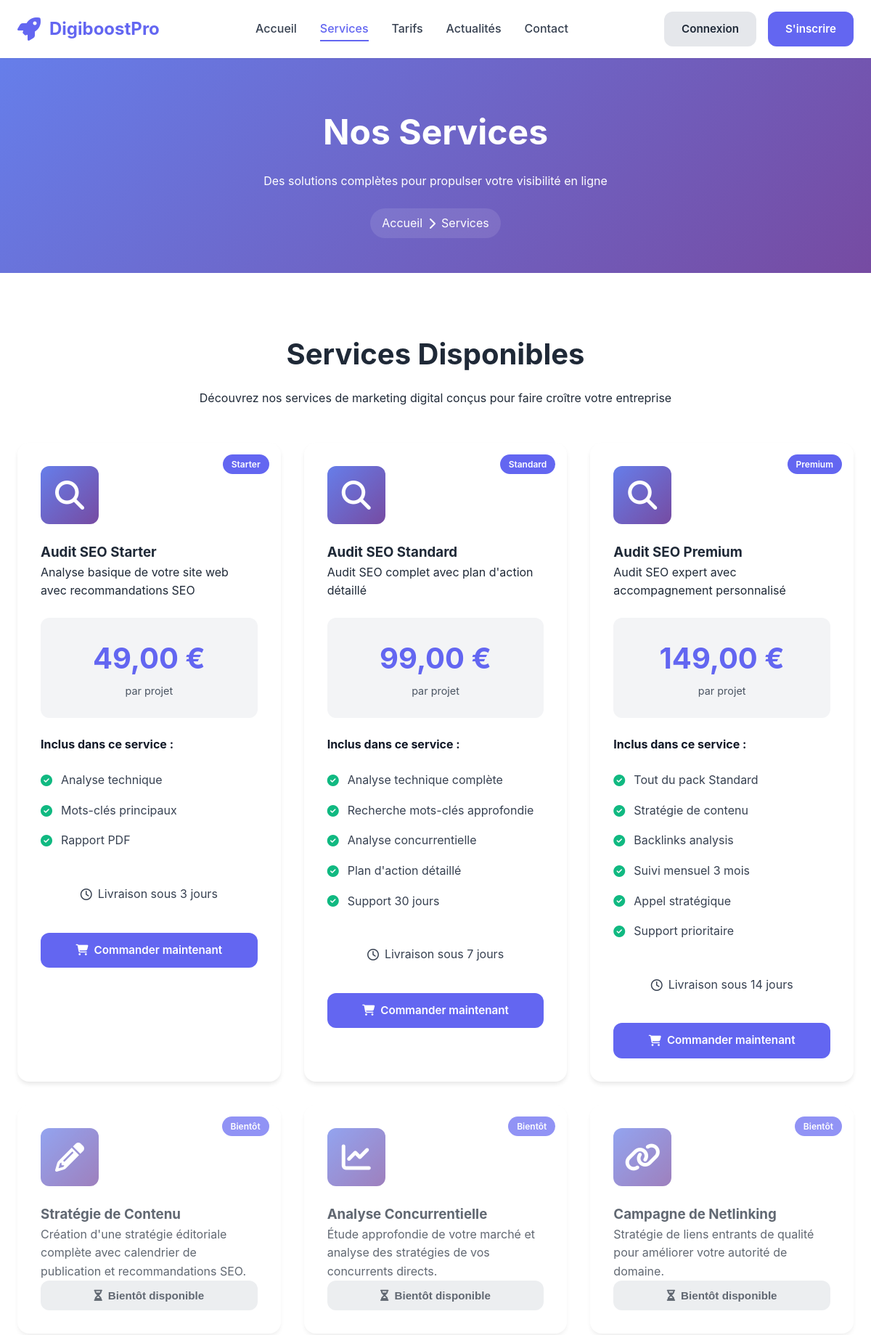
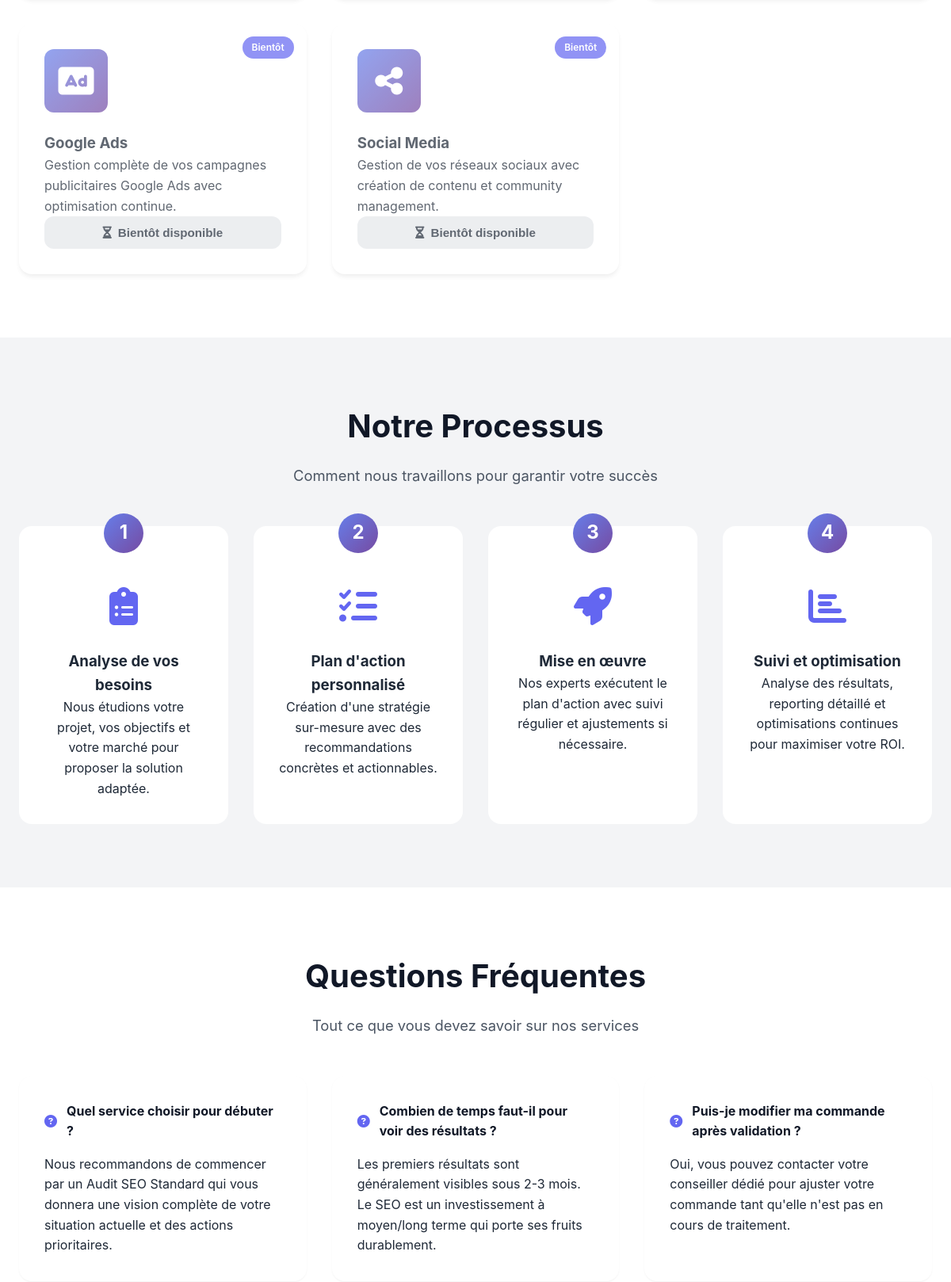
The page /Digiboostpro/public/services.php (upper part) on the database its author committed (2 pictures, top to bottom).
### tables this page shows
CREATE TABLE IF NOT EXISTS `packs` (
  `id` int NOT NULL AUTO_INCREMENT,
  `nom` varchar(100) NOT NULL,
  `description` text,
  `prix` decimal(10,2) NOT NULL,
  `type` enum('Starter','Standard','Premium','Personnalisé') NOT NULL,
  `features` text,
  `delai_livraison` int DEFAULT '7',
  `actif` tinyint(1) DEFAULT '1',
  `created_at` timestamp NULL DEFAULT CURRENT_TIMESTAMP,
  PRIMARY KEY (`id`)
);

### Digiboostpro/config/config.php (called while the page is built, shortened)
<?php
function escape($data) {
    return htmlspecialchars($data, ENT_QUOTES, 'UTF-8');
}
function is_logged_in() {
    return isset($_SESSION['user_id']) && isset($_SESSION['role']);
}
function format_price($price) {
    return number_format($price, 2, ',', ' ') . ' €';
}
?>

### Digiboostpro/public/services.php (the view, shortened to what this page needs)
<?php
require_once '../config/config.php';
$stmt = $pdo->query("
    SELECT * FROM packs
    WHERE actif = TRUE
    ORDER BY prix ASC
");
$packs = $stmt->fetchAll();
?>
<!DOCTYPE html>
<html lang="fr">
<head>
    <link rel="stylesheet" href="../assets/css/style.css">
    <link rel="stylesheet" href="https://cdnjs.cloudflare.com/ajax/libs/font-awesome/6.4.0/css/all.min.css">
</head>
<body>
    <header class="header">
        <nav class="navbar">
            <div class="container">
                <div class="nav-brand">
                    <i class="fas fa-rocket"></i>
                    <span><?php echo SITE_NAME; ?></span>
                </div>
                <ul class="nav-menu">
                    <li><a href="index.php">Accueil</a></li>
                    <li><a href="services.php" class="active">Services</a></li>
                    <li><a href="tarifs.php">Tarifs</a></li>
                    <li><a href="actualites.php">Actualités</a></li>
                    <li><a href="contact.php">Contact</a></li>
                </ul>
                <div class="nav-actions">
                    <?php if (is_logged_in()): ?>
                        <a href="/<?php echo $_SESSION['role']; ?>/dashboard.php" class="btn btn-primary">
                            <i class="fas fa-tachometer-alt"></i> Tableau de bord
                        </a>
                    <?php else: ?>
                        <a href="login.php" class="btn btn-secondary">Connexion</a>
                        <a href="register.php" class="btn btn-primary">S'inscrire</a>
                    <?php endif; ?>
                </div>
            </div>
        </nav>
    </header>
    <section class="page-hero">
        <div class="container">
            <div class="page-hero-content">
                <h1>Nos Services</h1>
                <p>Des solutions complètes pour propulser votre visibilité en ligne</p>
                <div class="breadcrumb">
                    <a href="index.php">Accueil</a>
                    <i class="fas fa-chevron-right"></i>
                    <span>Services</span>
                </div>
            </div>
        </div>
    </section>
    <section class="services-section">
        <div class="container">
            <div class="services-intro">
                <h2>Services Disponibles</h2>
                <p>Découvrez nos services de marketing digital conçus pour faire croître votre entreprise</p>
            </div>
            <div class="services-grid">
                <?php foreach ($packs as $pack): ?>
                    <div class="service-detail-card">
                        <div class="service-badge"><?php echo escape($pack['type']); ?></div>
                        <div class="service-icon-large">
                            <i class="fas fa-search"></i>
                        </div>
                        <h3><?php echo escape($pack['nom']); ?></h3>
                        <p class="service-description"><?php echo escape($pack['description']); ?></p>
                        <div class="service-price">
                            <span class="price-amount"><?php echo format_price($pack['prix']); ?></span>
                            <span class="price-label">par projet</span>
                        </div>
                        <div class="service-features-list">
                            <h4>Inclus dans ce service :</h4>
                            <?php
                            $features = explode("\n", $pack['features']);
                            foreach ($features as $feature):
                                if (trim($feature)):
                            ?>
                                <div class="feature-item">
                                    <i class="fas fa-check-circle"></i>
                                    <span><?php echo escape($feature); ?></span>
                                </div>
                            <?php
                                endif;
                            endforeach;
                            ?>
                        </div>
                        <div class="service-delivery">
                            <i class="far fa-clock"></i>
                            Livraison sous <?php echo $pack['delai_livraison']; ?> jours
                        </div>
                        <a href="<?php echo is_logged_in() ? '../client/nouvelle-commande.php?pack=' . $pack['id'] : 'register.php'; ?>" class="btn btn-primary btn-block">
                            <i class="fas fa-shopping-cart"></i>
                            Commander maintenant
                        </a>
                    </div>
                <?php endforeach; ?>
                <div class="service-detail-card coming-soon">
                    <div class="service-badge badge-soon">Bientôt</div>
                    <div class="service-icon-large">
                        <i class="fas fa-pencil-alt"></i>
                    </div>
                    <h3>Stratégie de Contenu</h3>
                    <p class="service-description">Création d'une stratégie éditoriale complète avec calendrier de publication et recommandations SEO.</p>
                    <button class="btn btn-secondary btn-block" disabled>
                        <i class="fas fa-hourglass-half"></i>
                        Bientôt disponible
                    </button>
                </div>
                <div class="service-detail-card coming-soon">
                    <div class="service-badge badge-soon">Bientôt</div>
                    <div class="service-icon-large">
                        <i class="fas fa-chart-line"></i>
                    </div>
                    <h3>Analyse Concurrentielle</h3>
                    <p class="service-description">Étude approfondie de votre marché et analyse des stratégies de vos concurrents directs.</p>
                    <button class="btn btn-secondary btn-block" disabled>
                        <i class="fas fa-hourglass-half"></i>
                        Bientôt disponible
                    </button>
                </div>
                <div class="service-detail-card coming-soon">
                    <div class="service-badge badge-soon">Bientôt</div>
                    <div class="service-icon-large">
                        <i class="fas fa-link"></i>
                    </div>
                    <h3>Campagne de Netlinking</h3>
                    <p class="service-description">Stratégie de liens entrants de qualité pour améliorer votre autorité de domaine.</p>
                    <button class="btn btn-secondary btn-block" disabled>
                        <i class="fas fa-hourglass-half"></i>
                        Bientôt disponible
                    </button>
                </div>
                <div class="service-detail-card coming-soon">
                    <div class="service-badge badge-soon">Bientôt</div>
                    <div class="service-icon-large">
                        <i class="fas fa-ad"></i>
                    </div>
                    <h3>Google Ads</h3>
                    <p class="service-description">Gestion complète de vos campagnes publicitaires Google Ads avec optimisation continue.</p>
                    <button class="btn btn-secondary btn-block" disabled>
                        <i class="fas fa-hourglass-half"></i>
                        Bientôt disponible
                    </button>
                </div>
                <div class="service-detail-card coming-soon">
                    <div class="service-badge badge-soon">Bientôt</div>
                    <div class="service-icon-large">
                        <i class="fas fa-share-alt"></i>
                    </div>
                    <h3>Social Media</h3>
                    <p class="service-description">Gestion de vos réseaux sociaux avec création de contenu et community management.</p>
                    <button class="btn btn-secondary btn-block" disabled>
                        <i class="fas fa-hourglass-half"></i>
                        Bientôt disponible
                    </button>
                </div>
            </div>
        </div>
    </section>
    <section class="process-section">
        <div class="container">
            <div class="section-header">
                <h2>Notre Processus</h2>
                <p>Comment nous travaillons pour garantir votre succès</p>
            </div>
            <div class="process-steps">
                <div class="process-step">
                    <div class="step-number">1</div>
                    <div class="step-icon">
                        <i class="fas fa-clipboard-list"></i>
                    </div>
                    <h3>Analyse de vos besoins</h3>
                    <p>Nous étudions votre projet, vos objectifs et votre marché pour proposer la solution adaptée.</p>
                </div>
                <div class="process-step">
                    <div class="step-number">2</div>
                    <div class="step-icon">
                        <i class="fas fa-tasks"></i>
                    </div>
                    <h3>Plan d'action personnalisé</h3>
                    <p>Création d'une stratégie sur-mesure avec des recommandations concrètes et actionnables.</p>
                </div>
                <div class="process-step">
                    <div class="step-number">3</div>
                    <div class="step-icon">
                        <i class="fas fa-rocket"></i>
                    </div>
                    <h3>Mise en œuvre</h3>
                    <p>Nos experts exécutent le plan d'action avec suivi régulier et ajustements si nécessaire.</p>
                </div>
                <div class="process-step">
                    <div class="step-number">4</div>
                    <div class="step-icon">
                        <i class="fas fa-chart-bar"></i>
                    </div>
                    <h3>Suivi et optimisation</h3>
                    <p>Analyse des résultats, reporting détaillé et optimisations continues pour maximiser votre ROI.</p>
                </div>
            </div>
        </div>
    </section>
    <section class="faq-section">
        <div class="container">
            <div class="section-header">
                <h2>Questions Fréquentes</h2>
                <p>Tout ce que vous devez savoir sur nos services</p>
            </div>
            <div class="faq-grid">
                <div class="faq-item">
                    <h4><i class="fas fa-question-circle"></i> Quel service choisir pour débuter ?</h4>
                    <p>Nous recommandons de commencer par un Audit SEO Standard qui vous donnera une vision complète de votre situation actuelle et des actions prioritaires.</p>
                </div>
                <div class="faq-item">
                    <h4><i class="fas fa-question-circle"></i> Combien de temps faut-il pour voir des résultats ?</h4>
                    <p>Les premiers résultats sont généralement visibles sous 2-3 mois. Le SEO est un investissement à moyen/long terme qui porte ses fruits durablement.</p>
                </div>
                <div class="faq-item">
                    <h4><i class="fas fa-question-circle"></i> Puis-je modifier ma commande après validation ?</h4>
                    <p>Oui, vous pouvez contacter votre conseiller dédié pour ajuster votre commande tant qu'elle n'est pas en cours de traitement.</p>
                </div>
            </div>
        </div>
    </section>
</body>
</html>

### Digiboostpro/assets/css/style.css (style rules this page uses)
:root { --primary: #6366f1; --primary-dark: #4f46e5; --secondary: #ec4899; --success: #10b981; --warning: #f59e0b; --danger: #ef4444; --dark: #1f2937; --light: #f9fafb; --white: #ffffff; --gray-100: #f3f4f6; --gray-200: #e5e7eb; --gray-300: #d1d5db; --gray-400: #9ca3af; --gray-500: #6b7280; --gray-600: #4b5563; --gray-700: #374151; --gray-800: #1f2937; --gray-900: #111827; --gradient: linear-gradient(135deg, #667eea 0%, #764ba2 100%); --gradient-2: linear-gradient(135deg, #f093fb 0%, #f5576c 100%); --shadow-sm: 0 1px 2px 0 rgba(0, 0, 0, 0.05); --shadow: 0 4px 6px -1px rgba(0, 0, 0, 0.1); --shadow-lg: 0 10px 15px -3px rgba(0, 0, 0, 0.1); --shadow-xl: 0 20px 25px -5px rgba(0, 0, 0, 0.1); --radius: 0.75rem; --radius-lg: 1rem; --transition: all 0.3s cubic-bezier(0.4, 0, 0.2, 1); }
* { margin: 0; padding: 0; box-sizing: border-box; }
body { font-family: 'Inter', -apple-system, BlinkMacSystemFont, 'Segoe UI', Roboto, sans-serif; color: var(--gray-800); line-height: 1.6; background-color: var(--white); overflow-x: hidden; }
a { text-decoration: none; color: inherit; transition: var(--transition); }
ul { list-style: none; }
.container { max-width: 1280px; margin: 0 auto; padding: 0 1.5rem; }
.header { position: sticky; top: 0; z-index: 1000; background: rgba(255, 255, 255, 0.95); backdrop-filter: blur(10px); box-shadow: var(--shadow-sm); }
.navbar { padding: 1rem 0; }
.navbar .container { display: flex; align-items: center; justify-content: space-between; }
.nav-brand { display: flex; align-items: center; gap: 0.75rem; font-size: 1.5rem; font-weight: 700; color: var(--primary); }
.nav-brand i { font-size: 2rem; }
.nav-menu { display: flex; gap: 2rem; align-items: center; }
.nav-menu a { font-weight: 500; color: var(--gray-700); padding: 0.5rem 0; position: relative; }
.nav-menu a::after { content: ''; position: absolute; bottom: 0; left: 0; width: 0; height: 2px; background: var(--primary); transition: var(--transition); }
.nav-menu a:hover, .nav-menu a.active { color: var(--primary); }
.nav-menu a:hover::after, .nav-menu a.active::after { width: 100%; }
.nav-actions { display: flex; gap: 1rem; }
.btn { display: inline-flex; align-items: center; gap: 0.5rem; padding: 0.75rem 1.5rem; border-radius: var(--radius); font-weight: 600; font-size: 0.95rem; cursor: pointer; border: none; transition: var(--transition); text-align: center; justify-content: center; }
.btn-primary { background: var(--primary); color: var(--white); }
.btn-secondary { background: var(--gray-200); color: var(--gray-800); }
.btn-block { width: 100%; }
.section-header { text-align: center; margin-bottom: 3rem; }
.section-header h2 { font-size: 2.5rem; font-weight: 700; margin-bottom: 1rem; color: var(--gray-900); }
.section-header p { font-size: 1.15rem; color: var(--gray-600); }
.services-grid { display: grid; grid-template-columns: repeat(auto-fit, minmax(280px, 1fr)); gap: 2rem; }
.badge-soon { position: absolute; top: 1rem; right: 1rem; background: var(--warning); color: var(--white); padding: 0.25rem 0.75rem; border-radius: 1rem; font-size: 0.75rem; font-weight: 600; }

### rows shown on the page
packs: type "Starter", nom "Audit SEO Starter", description "Analyse basique de votre site web avec recommandations SEO", prix "49,00 €", features "Analyse technique", features "Mots-clés principaux", features "Rapport PDF", delai_livraison "3"
packs: type "Standard", nom "Audit SEO Standard", description "Audit SEO complet avec plan d'action détaillé", prix "99,00 €", features "Analyse technique complète", features "Recherche mots-clés approfondie", features "Analyse concurrentielle", features "Plan d'action détaillé", features "Support 30 jours", delai_livraison "7"
packs: type "Premium", nom "Audit SEO Premium", description "Audit SEO expert avec accompagnement personnalisé", prix "149,00 €", features "Tout du pack Standard", features "Stratégie de contenu", features "Backlinks analysis", features "Suivi mensuel 3 mois", features "Appel stratégique", features "Support prioritaire", delai_livraison "14"

### other values the page prints
SITE_NAME "DigiboostPro"
